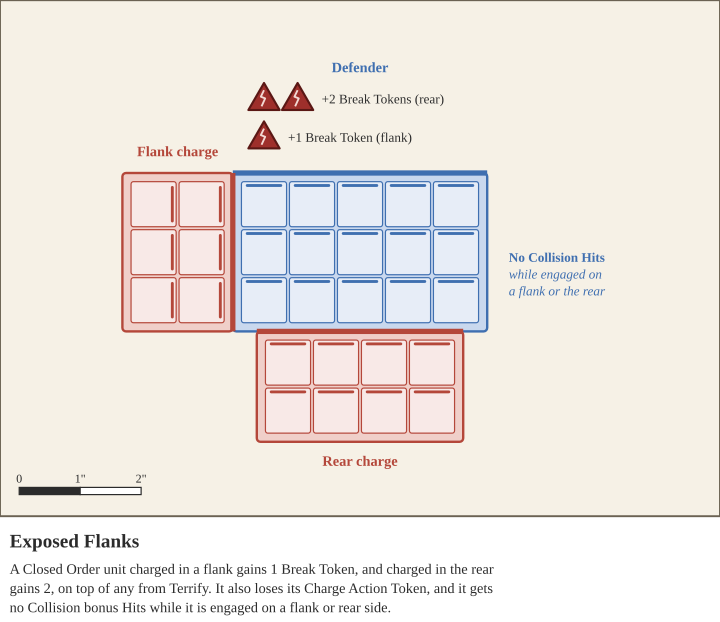

Generate this figure with Python:
from style import *
from tokens import break_token
W, H = 300, 215
s = SVG(W, H, 'Exposed Flanks', [
    'A Closed Order unit charged in a flank gains 1 Break Token, and charged in the rear gains 2, on top of any from Terrify. It also',
    'loses its Charge Action Token, and it gets no Collision bonus Hits while it is engaged on a flank or rear side.'])
s.panel(0, 0, W, H)
cx, cy = 150, 105
s.tray(cx, cy, 3, 5, 0, 'blue', name=None)
s.tray(cx - 53 - 23, cy, 2, 3, 90, 'red')
s.text(cx - 76, cy - 40, 'Flank charge', 6, C['red'], bold=True)
s.tray(cx, cy + 33 + 23, 2, 4, 0, 'red')
s.text(cx, cy + 33 + 46 + 10, 'Rear charge', 6, C['red'], bold=True)
def tok(x, y):
    break_token(s, x, y + 1, 6)
tok(cx - 40, cy - 48); s.text(cx - 30, cy - 46, '+1 Break Token (flank)', 5.5, C['ink'], 'start')
tok(cx - 40, cy - 64); tok(cx - 26, cy - 64); s.text(cx - 16, cy - 62, '+2 Break Tokens (rear)', 5.5, C['ink'], 'start')
s.text(cx + 62, cy + 4, 'No Collision Hits', 5.5, C['blue'], 'start', bold=True)
s.text(cx + 62, cy + 11, 'while engaged on', 5.5, C['blue'], 'start', italic=True)
s.text(cx + 62, cy + 18, 'a flank or the rear', 5.5, C['blue'], 'start', italic=True)
s.text(cx, cy - 75, 'Defender', 6, C['blue'], bold=True)
s.scale(8, H - 12)
print(s.save('exposed_flanks.svg'))
